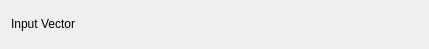
<ui version="4.0" >
 <class>AutoCorrelationConfig</class>
 <widget class="QWidget" name="AutoCorrelationConfig" >
  <property name="geometry" >
   <rect>
    <x>0</x>
    <y>0</y>
    <width>429</width>
    <height>49</height>
   </rect>
  </property>
  <property name="minimumSize" >
   <size>
    <width>400</width>
    <height>0</height>
   </size>
  </property>
  <layout class="QVBoxLayout" name="verticalLayout" >
   <item>
    <layout class="QHBoxLayout" name="horizontalLayout" >
     <item>
      <widget class="QLabel" name="label_3" >
       <property name="sizePolicy" >
        <sizepolicy vsizetype="Fixed" hsizetype="Fixed" >
         <horstretch>0</horstretch>
         <verstretch>0</verstretch>
        </sizepolicy>
       </property>
       <property name="text" >
        <string>Input Vector</string>
       </property>
       <property name="wordWrap" >
        <bool>false</bool>
       </property>
      </widget>
     </item>
     <item>
      <widget class="Kst::VectorSelector" native="1" name="_vector" >
       <property name="sizePolicy" >
        <sizepolicy vsizetype="Preferred" hsizetype="Expanding" >
         <horstretch>0</horstretch>
         <verstretch>0</verstretch>
        </sizepolicy>
       </property>
      </widget>
     </item>
    </layout>
   </item>
  </layout>
 </widget>
 <layoutdefault spacing="6" margin="11" />
 <pixmapfunction>qPixmapFromMimeSource</pixmapfunction>
 <customwidgets>
  <customwidget>
   <class>Kst::VectorSelector</class>
   <extends>QWidget</extends>
   <header>vectorselector.h</header>
  </customwidget>
 </customwidgets>
 <resources/>
 <connections/>
</ui>
